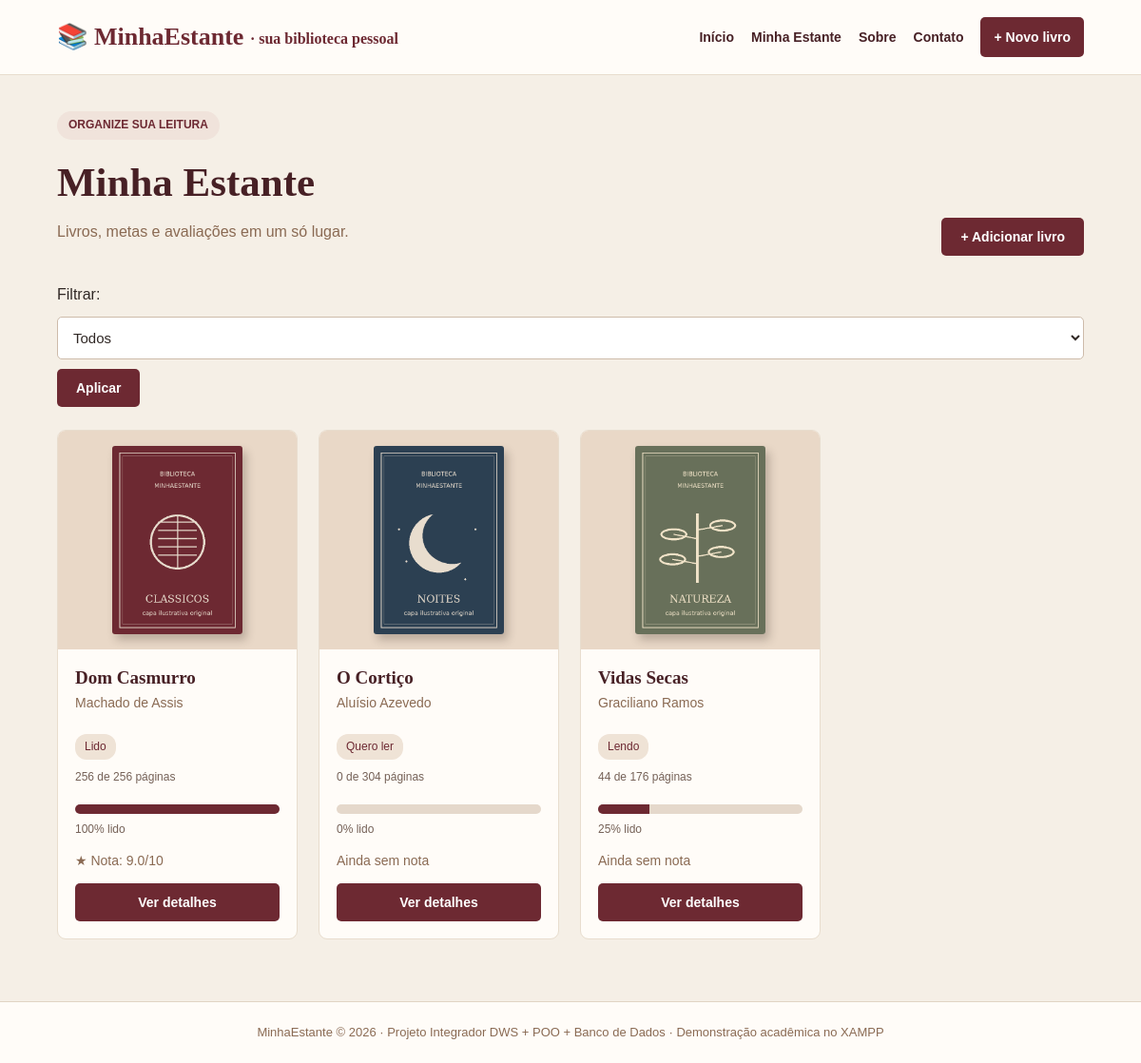
The page /xampp/MinhaEstante/estante.php on the database its author committed.
### tables this page shows
CREATE TABLE IF NOT EXISTS leitura (
    id_leitura INT AUTO_INCREMENT PRIMARY KEY,
    id_usuario INT NOT NULL,
    id_livro INT NOT NULL,
    status VARCHAR(15) NOT NULL DEFAULT 'Quero ler',
    paginas_lidas INT NOT NULL DEFAULT 0,
    nota DECIMAL(3,1) NULL,
    comentario TEXT,
    UNIQUE (id_usuario, id_livro),
    FOREIGN KEY (id_usuario) REFERENCES usuario(id_usuario),
    FOREIGN KEY (id_livro) REFERENCES livro(id_livro)
);

CREATE TABLE IF NOT EXISTS livro (
    id_livro INT AUTO_INCREMENT PRIMARY KEY,
    titulo VARCHAR(150) NOT NULL,
    autor VARCHAR(100) NOT NULL,
    total_paginas INT NOT NULL,
    capa VARCHAR(100) DEFAULT ''
);

### xampp/MinhaEstante/funcoes.php (called while the page is built, shortened)
<?php
function escapar($valor) {
    return htmlspecialchars((string) $valor, ENT_QUOTES, "UTF-8");
}
function progresso($livro) {
    return round($livro["paginas_lidas"] * 100 / $livro["total_paginas"], 1);
}
?>

### xampp/MinhaEstante/estante.php (the view, shortened to what this page needs)
<?php
require "conexao.php";
require "funcoes.php";
$filtro = (isset($_GET["status"]) ? $_GET["status"] : "Todos");
$sql = "SELECT l.id_livro, l.titulo, l.autor, l.total_paginas, l.capa,
        le.status, le.paginas_lidas, le.nota
        FROM livro AS l INNER JOIN leitura AS le ON l.id_livro = le.id_livro
        WHERE le.id_usuario = 1";
$sql .= " ORDER BY l.titulo ASC, l.id_livro ASC";
$resultado = mysqli_query($conexao, $sql);
include "cabecalho.php";
?>
<div class="topo-pagina"><div><span class="selo">ORGANIZE SUA LEITURA</span><h1>Minha Estante</h1><p class="subtitulo">Livros, metas e avaliações em um só lugar.</p></div><a class="botao" href="cadastrar.php">+ Adicionar livro</a></div>
<form class="filtro" action="estante.php" method="GET"><label for="status">Filtrar:</label>
    <select id="status" name="status">
    <?php foreach (["Todos", "Quero ler", "Lendo", "Lido"] as $opcao) { ?>
        <option value="<?php echo escapar($opcao); ?>" <?php if ($opcao === $filtro) echo 'selected'; ?>><?php echo escapar($opcao); ?></option>
    <?php } ?>
    </select><button class="botao" type="submit">Aplicar</button>
</form>
<div class="estante-grid" style="margin-top:24px">
<?php if ($resultado && mysqli_num_rows($resultado) > 0) { ?>
    <?php while ($livro = mysqli_fetch_assoc($resultado)) { ?>
    <article class="livro-card">
        <div class="capa-card">
            <?php if ($livro["capa"] !== "") { ?><img src="<?php echo escapar($livro["capa"]); ?>" alt="Capa ilustrativa de <?php echo escapar($livro["titulo"]); ?>">
            <?php } else { ?><div class="capa-vazia">📖 Sem capa</div><?php } ?>
        </div>
        <div class="corpo-card">
            <h3><?php echo escapar($livro["titulo"]); ?></h3><p class="autor"><?php echo escapar($livro["autor"]); ?></p>
            <span class="etiqueta"><?php echo escapar($livro["status"]); ?></span>
            <p class="numero-progresso"><?php echo (int) $livro["paginas_lidas"]; ?> de <?php echo (int) $livro["total_paginas"]; ?> páginas</p>
            <div class="progresso"><div class="progresso-preenchido" style="width:<?php echo progresso($livro); ?>%"></div></div>
            <p class="numero-progresso"><?php echo progresso($livro); ?>% lido</p>
            <p class="autor"><?php echo $livro["nota"] === null ? "Ainda sem nota" : "★ Nota: " . escapar($livro["nota"]) . "/10"; ?></p>
            <a class="botao" href="detalhes.php?id=<?php echo (int) $livro["id_livro"]; ?>">Ver detalhes</a>
        </div>
    </article>
    <?php } ?>
<?php } else { ?>
    <div class="vazio"><h3>Não há livros neste filtro</h3><p>Cadastre seu primeiro livro ou selecione outra categoria.</p><a class="botao" href="cadastrar.php">Cadastrar livro</a></div>
<?php } ?>
</div>
<?php include "rodape.php"; ?>

### xampp/MinhaEstante/cabecalho.php (shortened to what this page needs)
<!DOCTYPE html>
<html lang="pt-br">
<head>
<link rel="stylesheet" href="css/style.css">
</head>
<body>
<header>
<a class="logo" href="index.php">📚 MinhaEstante <span>· sua biblioteca pessoal</span></a>
<nav><a href="index.php">Início</a><a href="estante.php">Minha Estante</a><a href="sobre.php">Sobre</a><a href="contato.php">Contato</a><a class="destaque-menu" href="cadastrar.php">+ Novo livro</a></nav>
</header>
<main>

### xampp/MinhaEstante/rodape.php
</main>
<footer>MinhaEstante © 2026 · Projeto Integrador DWS + POO + Banco de Dados · Demonstração acadêmica no XAMPP</footer>
</body></html>

### xampp/MinhaEstante/css/style.css (style rules this page uses)
* { box-sizing: border-box; margin: 0; padding: 0; }
body { font-family: Arial, Helvetica, sans-serif; background: #F5EFE6; color: #302825; line-height: 1.6; }
a { color: inherit; }
header { background: #FFFCF8; border-bottom: 1px solid #E8DDCE; padding: 18px 5%; display: flex; flex-wrap: wrap; align-items: center; justify-content: space-between; gap: 20px; }
.logo { text-decoration: none; font-family: Georgia, 'Times New Roman', serif; font-size: 26px; color: #6D2932; font-weight: bold; }
.logo span { font-size: 16px; vertical-align: middle; }
nav { display: flex; gap: 18px; flex-wrap: wrap; align-items: center; }
nav a { color: #472025; text-decoration: none; font-size: 14px; font-weight: bold; padding: 8px 0; }
nav a.destaque-menu { background: #6D2932; color: white; padding: 10px 14px; border-radius: 5px; }
main { width: 90%; max-width: 1140px; min-height: 70vh; margin: 38px auto 65px; }
footer { border-top: 1px solid #e1d4c4; padding: 22px 5%; background: #FFFCF8; text-align: center; color: #8A6A53; font-size: 13px; }
h1, h2, h3 { font-family: Georgia, 'Times New Roman', serif; line-height: 1.25; }
h1 { font-size: 43px; color: #472025; margin-bottom: 13px; }
h3 { font-size: 20px; color: #472025; margin-bottom: 10px; }
p { margin-bottom: 12px; }
.subtitulo { color: #8A6A53; font-size: 16px; max-width: 690px; }
.selo { display: inline-block; background: #f0e3db; color: #6D2932; padding: 5px 12px; border-radius: 20px; font-size: 12px; font-weight: bold; margin-bottom: 18px; }
.botao, button.botao { display: inline-block; border: none; border-radius: 5px; padding: 12px 20px; font: bold 14px Arial, sans-serif; color: white; background: #6D2932; text-decoration: none; cursor: pointer; text-align: center; }
.topo-pagina { display: flex; flex-wrap: wrap; align-items: end; justify-content: space-between; gap: 20px; margin-bottom: 28px; }
.filtro { display: flex; align-items: center; flex-wrap: wrap; gap: 10px; }
.filtro select { min-width: 170px; }
.estante-grid { display: flex; flex-wrap: wrap; gap: 22px; }
.livro-card { background: #FFFCF8; border: 1px solid #E8DDCE; border-radius: 9px; overflow: hidden; width: calc(25% - 17px); display: flex; flex-direction: column; }
.capa-card { height: 230px; background: #e9d8c7; display: flex; align-items: center; justify-content: center; padding: 16px; }
.capa-card img { max-height: 100%; max-width: 100%; border-radius: 3px; box-shadow: 4px 6px 10px #2a1e1940; }
.corpo-card { padding: 18px; display: flex; flex-direction: column; flex: 1; }
.corpo-card h3 { font-size: 19px; margin-bottom: 4px; }
.autor { color: #8A6A53; font-size: 14px; }
.etiqueta { display: inline-block; align-self: flex-start; font-size: 12px; background: #efe3d6; color: #6D2932; border-radius: 12px; padding: 4px 10px; margin: 9px 0; }
.progresso { width: 100%; height: 10px; border-radius: 8px; background: #e5d8cb; overflow: hidden; margin: 7px 0; }
.progresso-preenchido { background: #6D2932; height: 100%; width: 0%; }
.numero-progresso { color: #756157; font-size: 12px; }
.corpo-card .botao { margin-top: auto; }
input, select, textarea { width: 100%; padding: 12px; border: 1px solid #cdbbaa; background: #fff; border-radius: 5px; color: #302825; font: 15px Arial, sans-serif; }

### rows shown on the page
leitura: id_livro.capa (picture), id_livro.titulo "Dom Casmurro", id_livro.autor "Machado de Assis", status "Lido", paginas_lidas "256", id_livro.total_paginas "256", paginas_lidas.total_paginas "100", nota "9.0"
leitura: id_livro.capa (picture), id_livro.titulo "O Cortiço", id_livro.autor "Aluísio Azevedo", status "Quero ler", paginas_lidas "0", id_livro.total_paginas "304", shows "Ainda sem nota"
leitura: id_livro.capa (picture), id_livro.titulo "Vidas Secas", id_livro.autor "Graciliano Ramos", status "Lendo", paginas_lidas "44", id_livro.total_paginas "176", paginas_lidas.total_paginas "25", shows "Ainda sem nota"

### other values the page prints
form field status "Todos"
